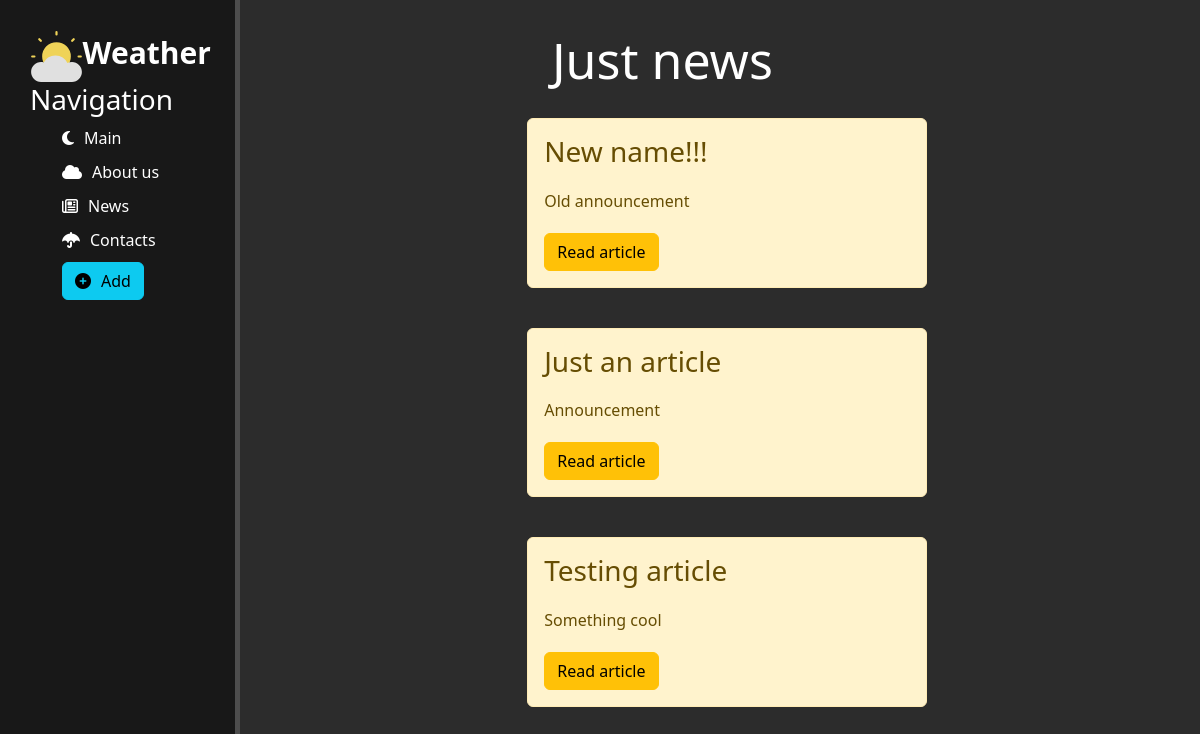
Before: /news/ with the older database file.
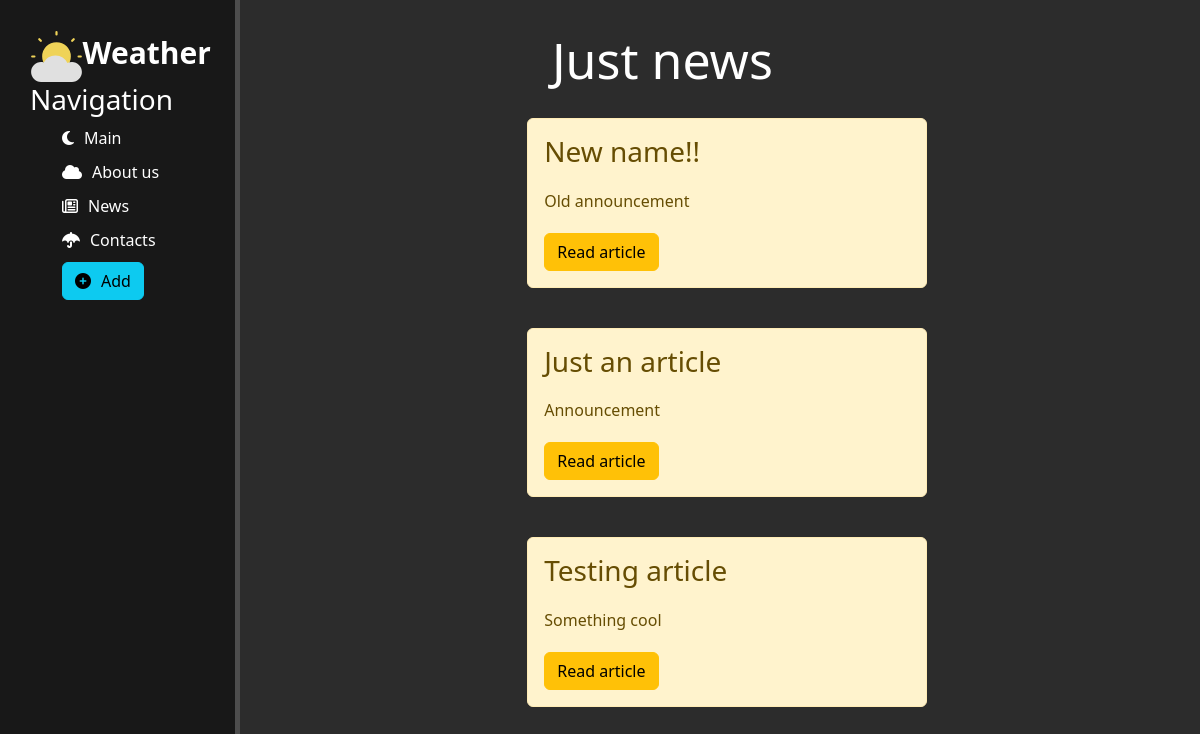
After: the same page with the newer database file.
### news/models.py (models this page shows, shortened)
class Articles(models.Model):
    title = models.CharField('Name', max_length=50)
    announcement = models.CharField('Announcement', max_length=250)
    full_text = models.TextField('Article')
    date = models.DateTimeField('Date of publication')
    class Meta:
        verbose_name ='Article'
        verbose_name_plural = 'Articles'

### news/views.py (the view)
# urls.py: path('', views.news_main, name='news_main'),
def news_main(request):
    news = Articles.objects.order_by('-date')
    return render(request, 'news/news_main.html', {'news': news})

### news/templates/news/news_main.html (shortened to what this page needs)
{% extends 'main/layout.html' %}
{% block content%}
    <div class="features">
        <h1>Just news</h1>
        {% if news %}
            {% for el in news %}
                <div class="alert alert-warning">
                    <h3>{{ el.title }}</h3>
                    <p>{{ el.announcement }}</p>
                    <a href="{% url 'news-detail' el.id %}" class="btn btn-warning">Read article</a>
                </div>
            {% endfor %}
            {% else %}
            <p>No articles</p>
        {% endif %}
    </div>
{% endblock %}

### main/templates/main/layout.html (shortened to what this page needs)
<!doctype html>
{% load static %}
<html lang="en">
<head>
    <link rel="stylesheet" href="https://cdn.jsdelivr.net/npm/bootstrap@5.2.3/dist/css/bootstrap.min.css">
    <link rel="stylesheet" href="{% static 'main/css/main.css' %}">
    <link rel="stylesheet" href="https://use.fontawesome.com/releases/v6.3.0/css/all.css"></head>
<body>
    <div clas="wrapper">
        <aside>
            <div class="logo-div">
                <img src="{% static 'main/img/weather.svg' %}" alt="weather">
                <span class="logo">Weather</span>
            </div>
            <h3>Navigation</h3>
            <ul>
                <a href="{% url 'home' %}"><li><i class="fa-solid fa-moon"></i>Main</li></a>
                <a href="{% url 'about' %}"><li><i class="fa-solid fa-cloud"></i>About us</li></a>
                <a href="{% url 'news_main' %}"><li><i class="fa-regular fa-newspaper"></i>News</li></a>
                <a href=""><li><i class="fa-solid fa-umbrella"></i>Contacts</li></a>
                <a href="{% url 'create' %}"><li><button class="btn btn-info"><i class="fas fa-plus-circle"></i>Add</button></li></a>
            </ul>
        </aside>
        <main>
            {% block content%}
            {% endblock %}
        </main>
    </div>
</body>
</html>

### main/static/main/css/main.css (style rules this page uses)
* { margin: 0; padding: 0; }
html, body, .wrapper { height: 100%; }
body { background: #2c2c2c; }
aside { min-height: 100%; padding-bottom: 90px; float: left; background: #181818; width: 20%; padding: 2.5%; height: 100vh; color: #fff; border-right: 5px solid #4d4d4d; }
aside img { width: 30%; height: 30%; float: left; }
aside .logo { font-size: 30px; font-weight: bold; }
.logo-div { display: flex; }
aside ul { list-style: none; }
aside ul li { color: #fff; display: block; margin-top: 10px; margin-left: auto; margin-right: auto; transition: transform .6s ease; }
aside ul li i { margin-right: 10px; }
aside ul a { transition: transform .6s ease; text-decoration: none; }
main { height: 100vh; overflow-y: scroll; }
main .features { float: left; color: #fff; margin-top: 30px; text-align: center; width: 88%; }
main .features h1 { font-size: 50px }
main .features p { max-width: 400px; margin: 20px auto; }
.alert-warning { float: left; clear: both; width: 400px; margin: 20px 34%; text-align: left; }

Changed rows visible on the page:
changed Articles "Old announcement": title "New name!!!" → "New name!!"
